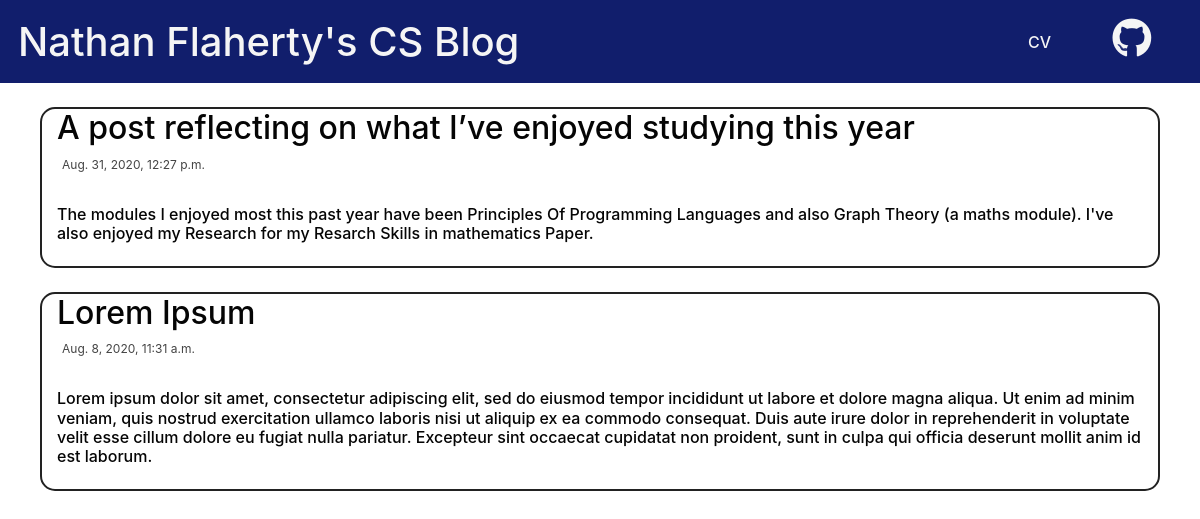
Before: / with the older database file.
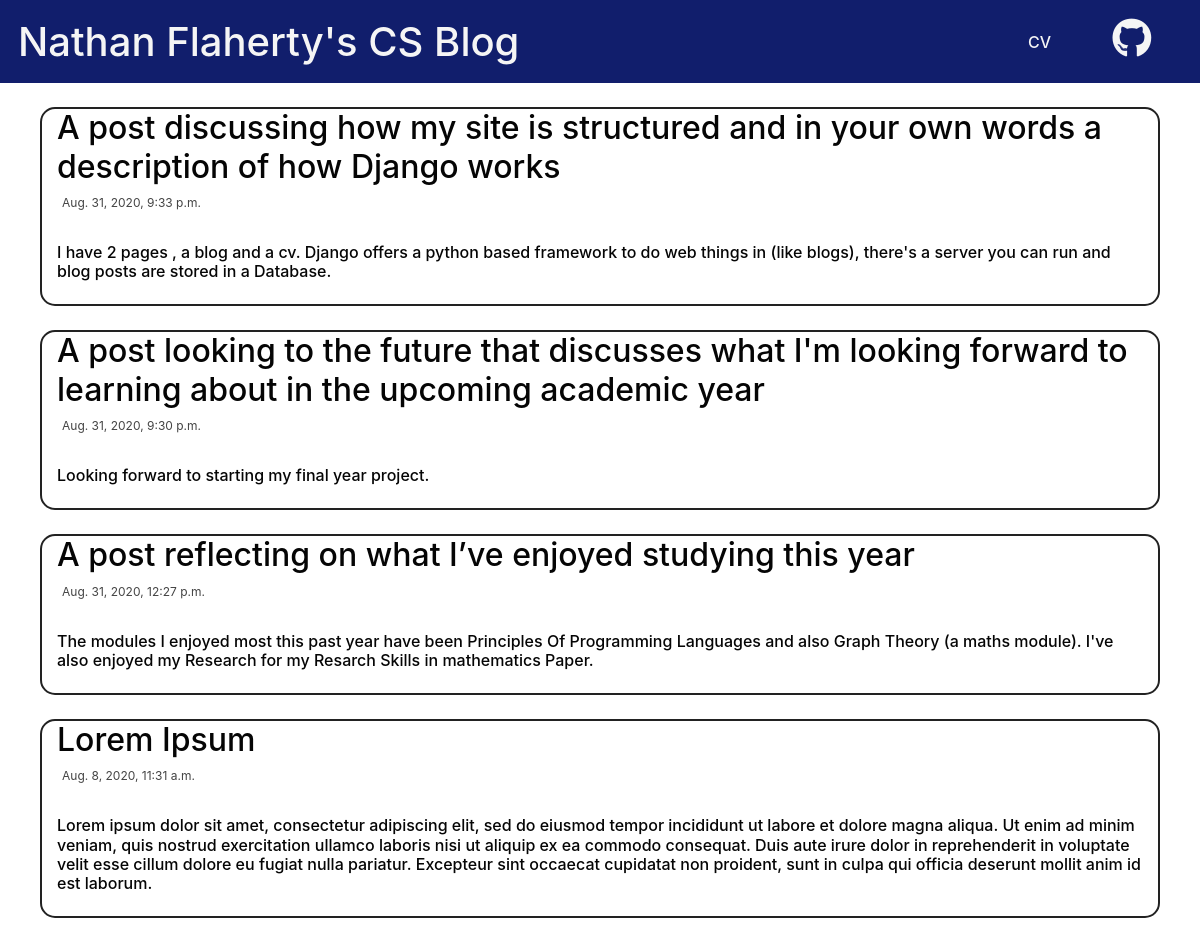
After: the same page with the newer database file.
### blog/models.py (models this page shows, shortened)
class Post(models.Model):
    author = models.ForeignKey(settings.AUTH_USER_MODEL, on_delete=models.CASCADE)
    title = models.CharField(max_length=200)
    text = models.TextField()
    created_date = models.DateTimeField(default=timezone.now)
    published_date = models.DateTimeField(blank=True, null=True)

### blog/views.py (the view)
# urls.py: path('', views.post_list, name='post_list'),
def post_list(request):
    posts = Post.objects.filter(published_date__lte=timezone.now()).order_by('-published_date')
    return render(request, 'blog/post_list.html', {'posts': posts})

### blog/templates/blog/post_list.html
{% extends 'base.html' %}
{%block content%}
		{% for post in posts %}
		<div class="post">
			<h2>{{ post.title }}</h2>
			<p> {{post.published_date}}</p>
			<h3>{{ post.text }}</h3>
		</div>
		<br>
		{%endfor%}
		{%endblock%}

### templates/base.html (shortened to what this page needs)
{% load static %}
<HTML>
	<head>
		<link rel="stylesheet" href="https://stackpath.bootstrapcdn.com/bootstrap/4.5.2/css/bootstrap.min.css">
		<link rel="stylesheet" href="{% static 'css/blog.css' %}">
	</head>
	<body>
		<div class="header">
		<div class="row">
				<div class="text-left col-10">
					<a  href="/"><h1 class="topBar"> Nathan Flaherty's CS Blog</h1></a>
				</div>
				<div class="col-1">
					<a  href="/cv/"><h3 class="topBar"> CV </h3></a>
				</div>
				<div class="col-1">
					<a href="https://github.com/NatesterF/BridgingCoursework"><h1 class="topBar"><i class="fa fa-github" aria-hidden="true"></i></h1></a>
				</div>
			</div>
			</div>
		<br>
		<div class="content">
		{% block content %}
		{%endblock%}
		</div>
	</body>
</HTML>

### blog/static/css/blog.css (style rules this page uses)
a, a:hover { text-decoration:none; }
.topBar { color:#F5F5F5; }
.row { padding:8px 8px 8px 8px; color:#F5F5F5; }
body { background-color:#FFFFFF; color:#050505; }
.header { background-color:#111E6C; color:#F5F5F5; padding: 10px 10px 0px 10px; }
h1 { font:arial; padding-left:0px; }
h2 { font:arial; padding-left:15px; }
h3 { font:arial; padding:15px 15px 15px 15px; font-size:12pt }
p { font:arial; color:#444444; padding-left:20px; font-size:9pt; }
.post { border-style:solid; border-radius:15px; border-color:#222222; border-width:2px; }
.content { padding-left:40px; padding-right:40px; }

Changed rows visible on the page:
added Post: title "A post discussing how my site is structured and in your own words a description of how Django works", published_date "Aug. 31, 2020, 9:33 p.m.", text "I have 2 pages , a blog and a cv. Django offers a python based framework to do web things in (like blogs), there's a server you can run and blog posts are stored in a Database."
added Post: title "A post looking to the future that discusses what I'm looking forward to learning about in the upcoming academic year", published_date "Aug. 31, 2020, 9:30 p.m.", text "Looking forward to starting my final year project."
